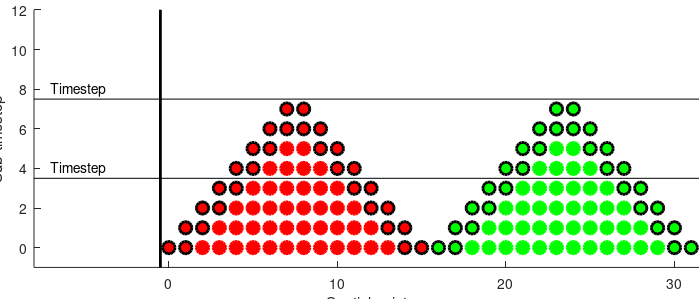
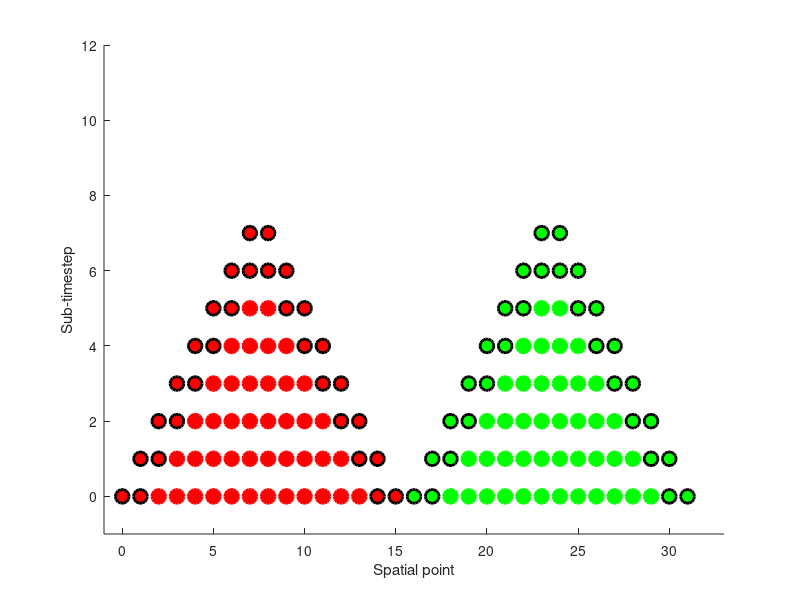

Recreate these plots in MATLAB, in order. (Note: this script raises an error after producing the figures.)
clear
clc
close all

%Full Triangle with tier type.  Problem with full triangle, folding.
%Solution, cut out flux parts.  Proceed as before.
%Triangle to flat and back.  Maybe use numbers.

tpb = 16;
clr = {'r','g'};
index = 1:tpb;
as = [0 100 700 300];
h1 = figure(1);
h2 = figure(2);
h3 = figure(3);
h4 = figure(4);
mksz = 9;
lw = 2;

for k = 1:tpb/2
    for n = 1:2
        for a = k:(tpb+1)-k
            figure(1)
            hold on
            g = a+(n-1)*tpb-1;
            h = plot(g,k-1,strcat('o',clr{n}),'Markersize', mksz, 'MarkerFaceColor',clr{n},'LineWidth',lw);
            if a<(k+2) || a>(tpb-(k+1))
                set(h,'MarkerEdgeColor','k')
            end
        
            figure(2)
            hold on
            g = a+(n-1)*tpb-1;
            h = plot(g,k-1,strcat('o',clr{n}), 'Markersize', mksz+1,'MarkerFaceColor',clr{n},'LineWidth',lw);
            if a<(k+2) || a>(tpb-(k+1))
                set(h,'MarkerEdgeColor','k')
            end
        end
    end
end

figure(1)
xlabel('Spatial point')
ylabel('Sub-timestep')
text(-7,4, 'Timestep', 'fontsize', 10)
plot([-8,2*tpb],[3.5, 3.5],'k')
text(-7,8, 'Timestep', 'fontsize', 10)
plot([-8,2*tpb],[7.5, 7.5],'k')
xlim([-8,2*tpb-.5])
ylim([-1,.75*tpb])
plot([-.5,-.5],[-1,2*tpb],'k','Linewidth',lw)
set(gcf,'Position',as)


%Saving Effectively
% ----------------
ti = get(gca,'TightInset');
set(gca,'Position',[ti(1) ti(2) 1-ti(3)-ti(1) 1-ti(4)-ti(2)]);

set(gca,'units','centimeters')
pos = get(gca,'Position');
ti = get(gca,'TightInset');

set(gcf, 'PaperUnits','centimeters');
set(gcf, 'PaperSize', [pos(3)+ti(1)+ti(3) pos(4)+ti(2)+ti(4)]);
set(gcf, 'PaperPositionMode', 'manual');
set(gcf, 'PaperPosition',[0 0 pos(3)+ti(1)+ti(3) pos(4)+ti(2)+ti(4)]);

saveas(h1, 'SecondOrderProblemSetting.pdf');

%Saving Effectively
% ----------------

figure(2)
set(gcf,'Position',as)
xlim([-1, 2*tpb+1])
ylim([-1, .75*tpb])

xlabel('Spatial point')
ylabel('Sub-timestep')
x1 = [2,3,12,13,6:9];
y = [0,0,0,0,4,4,4,4];
hold on
plot(x1,y,'Xk','Markersize',mksz+2,'Linewidth',lw+1)
x2 = x1 + 2*(15-x1) +1; 
plot(x2,y,'Xk','Markersize',mksz+2,'Linewidth',lw+1)

%Saving Effectively
% ----------------
ti = get(gca,'TightInset');
set(gca,'Position',[ti(1) ti(2) 1-ti(3)-ti(1) 1-ti(4)-ti(2)]);

set(gca,'units','centimeters')
pos = get(gca,'Position');
ti = get(gca,'TightInset');

set(gcf, 'PaperUnits','centimeters');
set(gcf, 'PaperSize', [pos(3)+ti(1)+ti(3) pos(4)+ti(2)+ti(4)]);
set(gcf, 'PaperPositionMode', 'manual');
set(gcf, 'PaperPosition',[0 0 pos(3)+ti(1)+ti(3) pos(4)+ti(2)+ti(4)]);

saveas(h2, 'SecondOrderProblemSettingExes.pdf');

%Saving Effectively
% ----------------
mksz = 1.25*mksz;
lw = 1.25*lw;

for k = 1:tpb/4
    for n = 1:2
        for a = 2*(k-1):((tpb-1)-2*(k-1))
            figure(3)
            hold on
            g = a+(n-1)*(tpb);
            h = plot(g,k-1,strcat('o',clr{n}), 'Markersize', mksz, 'MarkerFaceColor',clr{n},'LineWidth',lw);
            if a<(2*(k-1)+4) || a>((tpb-1)-2*(k-1)-4)
                set(h,'MarkerEdgeColor','k')
            end
            figure(4)
            hold on
            g = a+(n-1)*(tpb);
            if a<(2*(k-1)+4) || a>((tpb-1)-2*(k-1)-4)
                h = plot(g,k-1,strcat('o',clr{n}), 'Markersize', mksz, 'MarkerFaceColor',clr{n},'LineWidth',lw);
                set(h,'MarkerEdgeColor','k')
            end
        end
    end
end


base = tpb + 2;
ht = base/2;
ht2 = tpb/2;
circ = [4:11, 20:27];
hold on
c = 1;
y = 1:4;
for k = ht2:-2:1
    for n = 1:2
        for a = k-1:(base-k)
            g = mod((a+(n-1)* tpb-1)-ht2,2*tpb);
            h = plot(g,y(c),strcat('o',clr{n}), 'Markersize', mksz, 'MarkerFaceColor',clr{n},'LineWidth',lw);
            if k == 2 && sum(g == circ)> 0
                set(h,'MarkerEdgeColor','k')
            end
        end
    end
    c = c+1;
end

figure(3)
as = as/1.25;
set(gcf,'Position',as)
xlim([-1,2*tpb-.5])
ylim([-1,.5*tpb])
xlabel('Spatial point')
ylabel('Sub-timestep')

%Saving Effectively
% ----------------
ti = get(gca,'TightInset');
set(gca,'Position',[ti(1) ti(2) 1-ti(3)-ti(1) 1-ti(4)-ti(2)]);

set(gca,'units','centimeters')
pos = get(gca,'Position');
ti = get(gca,'TightInset');

set(gcf, 'PaperUnits','centimeters');
set(gcf, 'PaperSize', [pos(3)+ti(1)+ti(3) pos(4)+ti(2)+ti(4)]);
set(gcf, 'PaperPositionMode', 'manual');
set(gcf, 'PaperPosition',[0 0 pos(3)+ti(1)+ti(3) pos(4)+ti(2)+ti(4)]);

saveas(h3, 'SecondOrderStepOne.pdf');

%Saving Effectively
% ----------------

figure(4)
as = as+50;
set(gcf,'Position',as)
xlim([-1,2*tpb-.5])
ylim([-1,.5*tpb])


xlabel('Spatial point')
ylabel('Sub-timestep')
y = 5:8;
c = 1;
for k = 2:tpb/4
    for n = 1:2
        for a = 2*(k-1):((tpb-1)-2*(k-1))
            g = mod((a+(n-1)* tpb-1)-ht2+1,2*tpb);
            h = plot(g,y(c),strcat('o',clr{n}), 'Markersize', mksz, 'MarkerFaceColor',clr{n},'LineWidth',lw);
            if a<(2*(k-1)+4) || a>((tpb-1)-2*(k-1)-4)
                set(h,'MarkerEdgeColor','k')
            end
        end
    end
    c = c+1;
end

%Saving Effectively
% ----------------
ti = get(gca,'TightInset');
set(gca,'Position',[ti(1) ti(2) 1-ti(3)-ti(1) 1-ti(4)-ti(2)]);

set(gca,'units','centimeters')
pos = get(gca,'Position');
ti = get(gca,'TightInset');

set(gcf, 'PaperUnits','centimeters');
set(gcf, 'PaperSize', [pos(3)+ti(1)+ti(3) pos(4)+ti(2)+ti(4)]);
set(gcf, 'PaperPositionMode', 'manual');
set(gcf, 'PaperPosition',[0 0 pos(3)+ti(1)+ti(3) pos(4)+ti(2)+ti(4)]);

saveas(h4, 'SecondOrderStepTwo.pdf');

%Saving Effectively
% ----------------
